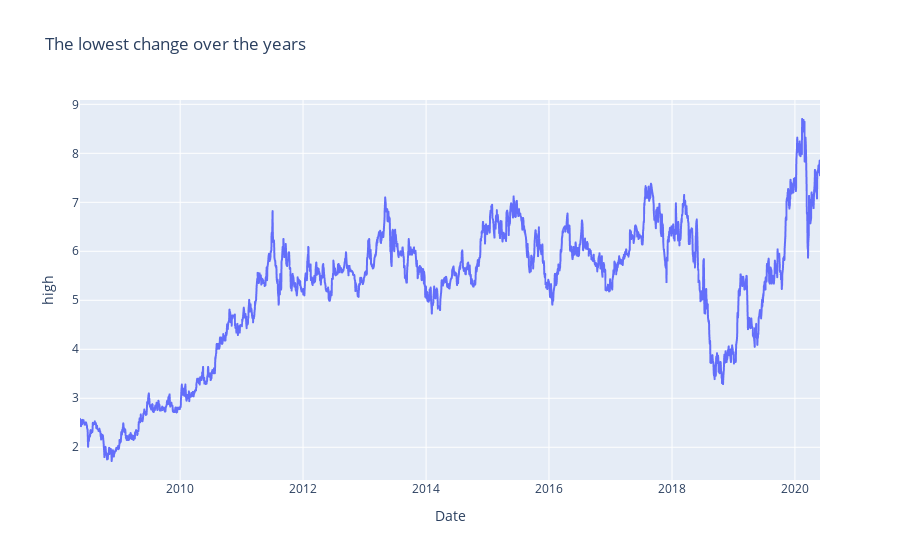

Notebook source saved alongside this figure:
### Code cell
fig = px.line(ttelekom, x = 'Date', y = 'high', title='The lowest change over the years')
fig.show()

### Figure 1 — Plotly figure (JSON) as saved in the notebook; plotly's stock layout.template omitted (floating-point values rounded to 4 significant figures; data arrays with more than 128 entries replaced by an {"elided": "..."} marker saying what was removed)
{"data": [{"hovertemplate": "Date=%{x}<br>high=%{y}<extra></extra>", "legendgroup": "", "line": {"color": "#636efa", "dash": "solid"}, "marker": {"symbol": "circle"}, "mode": "lines", "name": "", "showlegend": false, "type": "scattergl", "x": {"elided": "3072 str values"}, "xaxis": "x", "y": {"elided": "3072 float values"}, "yaxis": "y"}], "layout": {"legend": {"tracegroupgap": 0}, "title": {"text": "The lowest change over the years"}, "xaxis": {"anchor": "y", "domain": [0, 1], "title": {"text": "Date"}}, "yaxis": {"anchor": "x", "domain": [0, 1], "title": {"text": "high"}}}}
